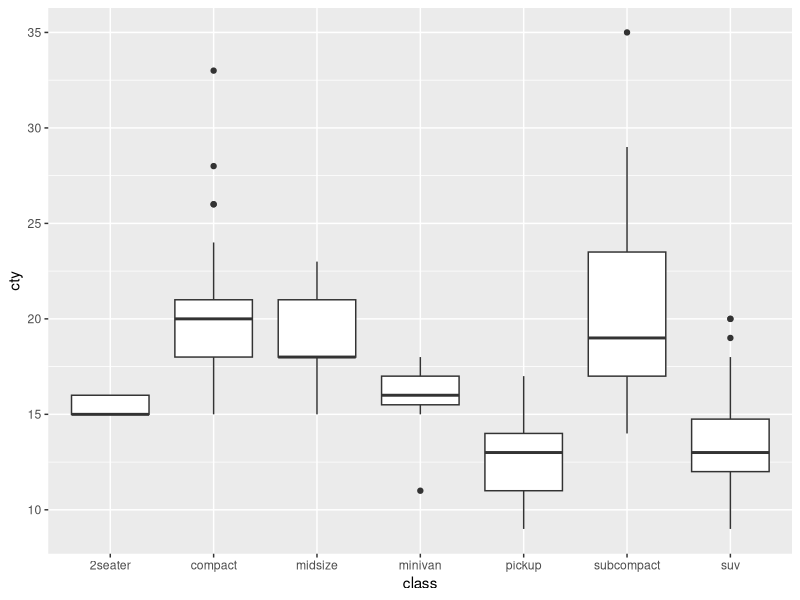
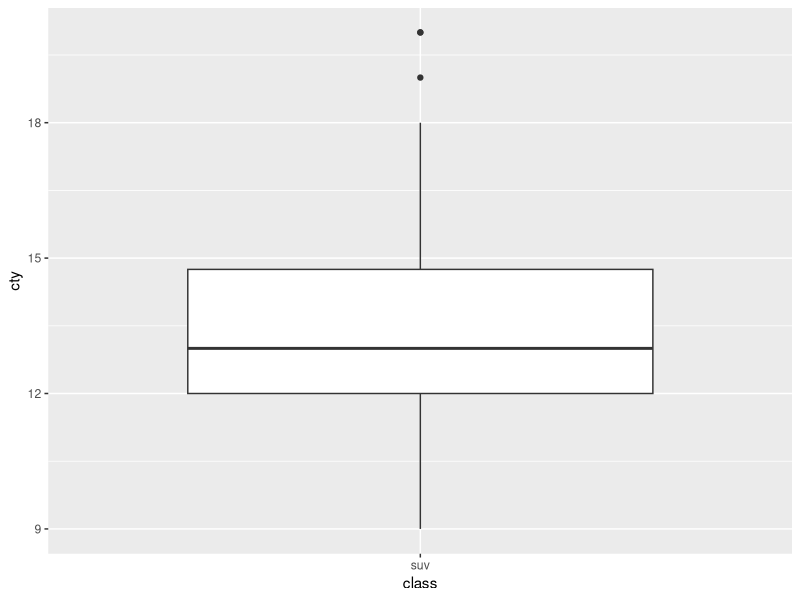

These charts were generated, in order, by the following R code:
library(ggplot2)

#City mileage boxplots per car class
ggplot(data = mpg) + 
  geom_boxplot(mapping = aes(x=class, y = cty))

summary(subset(mpg, class=="suv")$cty)

ggplot(data = subset(mpg, class=="suv")) + 
  geom_boxplot(mapping = aes(x=class, y = cty))